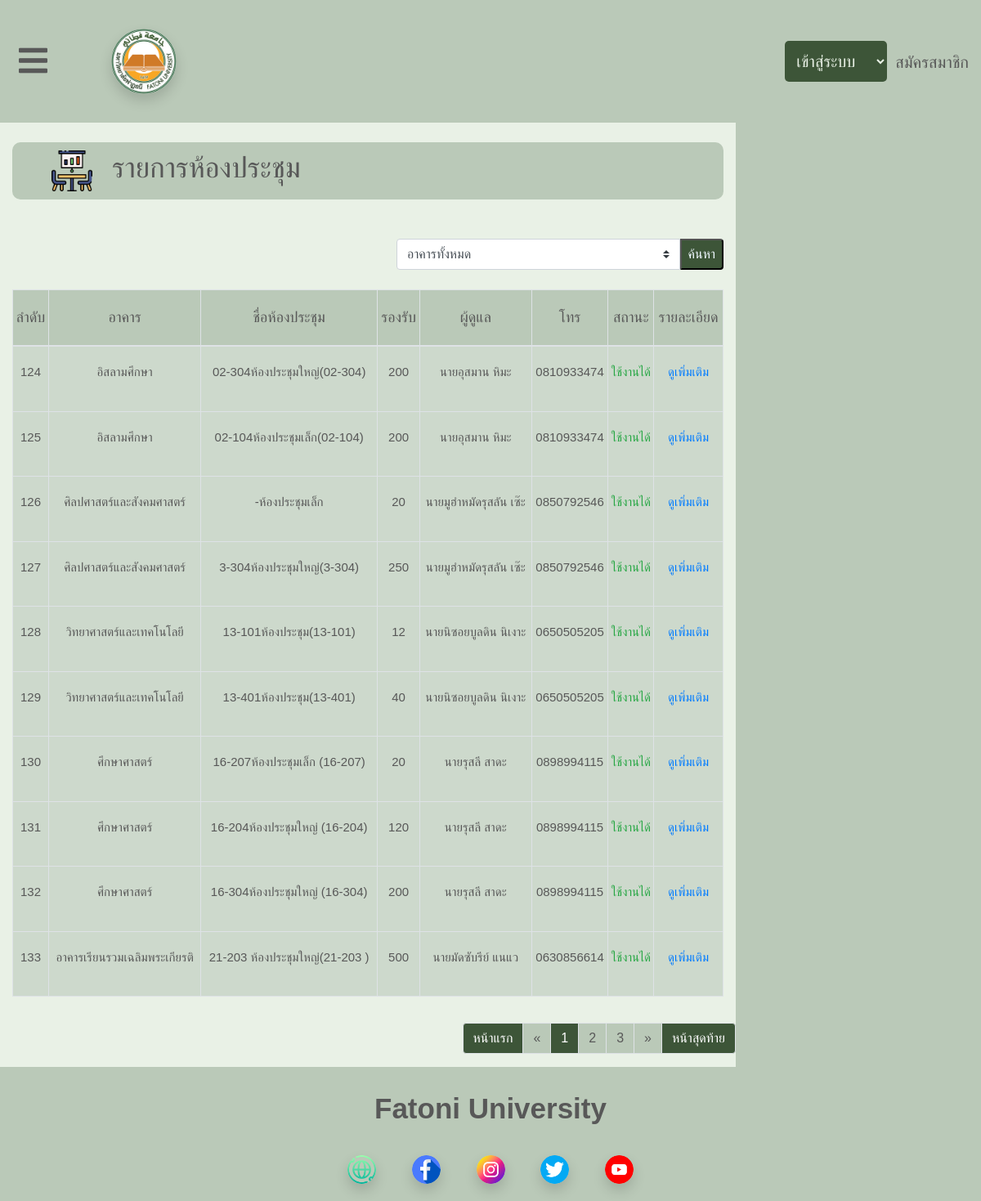
Screenshot of /checkroomsearch.php?page=1 with the database file from the repository.
### tables this page shows
CREATE TABLE `room` (
  `room_Id` int(15) NOT NULL,
  `bd_Id` int(15) NOT NULL,
  `staff_Id` int(15) NOT NULL,
  `r_name` varchar(255) DEFAULT NULL,
  `r_capacity` int(100) DEFAULT NULL,
  `r_img` varchar(255) DEFAULT NULL,
  `r_status` varchar(50) DEFAULT NULL,
  `r_code` varchar(100) DEFAULT NULL,
  `r_floor` int(15) DEFAULT NULL,
  `r_equipment` varchar(255) DEFAULT NULL,
  `r_note` varchar(1000) DEFAULT NULL
);

CREATE TABLE `building` (
  `bd_Id` int(15) NOT NULL,
  `bd_name` varchar(255) DEFAULT NULL
);

CREATE TABLE `staff` (
  `staff_Id` int(15) NOT NULL,
  `bd_Id` int(15) NOT NULL,
  `st_email` varchar(255) NOT NULL,
  `st_pass` varchar(255) NOT NULL,
  `st_name` varchar(255) DEFAULT NULL,
  `st_sex` varchar(20) DEFAULT NULL,
  `st_phone` varchar(15) DEFAULT NULL,
  `st_profile` varchar(255) DEFAULT NULL
);

### checkroomsearch.php (the view, shortened to what this page needs)
<?php
   require('dbconnect.php');
   if(isset($_GET['page'])){
      $page = $_GET['page'];
   }else{
      $page = 1;
   }
   if(isset($_GET['page'])){
      $building = $_SESSION['building'];
      $record_show = 10;
      $offset = ($page - 1) * $record_show;
      $sql = "SELECT * FROM room LEFT JOIN staff ON room.staff_Id = staff.staff_Id LEFT JOIN building ON room.bd_Id = building.bd_Id WHERE bd_name LIKE '%$building%'";
      $sql .= " LIMIT $offset,$record_show";
      $result = mysqli_query($connect, $sql);
   }
?>
<!DOCTYPE html>
<html lang="en">
<head>
   <?php include('./master/head.php'); ?>
</head>
<body>
<header>
   <?php include('./master/header.php') ?>
</header>
<div class="content">
   <div class="container-fluid">
      <div class="main row">
         <div class="main-content col-xl-9">
            <div class="content-container mt-4">
               <div class="content-title d-flex">
                  <div class="content-title-img ml-5">
                     <img src="img/menu-logo/meeting-room.png" alt="">
                  </div>
                  <div class="content-title-h ml-4">
                     <h3>รายการห้องประชุม</h3>
                  </div>
               </div>
               <div class="content-search d-flex mt-5 mb-4">
                  <form method="post" class="input-group">
                     <select class="custom-select" name="building">
                        <option value="allbuilding">อาคารทั้งหมด</option>
                     </select>
                     <button class="content-search-button px-2 rounded-right" type="submit" name="sbuilding">ค้นหา</button>
                  </form>
               </div>
               <div class="content-table bg-dark">
                  <table class="text-center table table-bordered">
                     <thead>
                        <tr>
                           <th>ลำดับ</th>
                           <th>อาคาร</th>
                           <th>ชื่อห้องประชุม</th>
                           <th>รองรับ</th>
                           <th>ผู้ดูแล</th>
                           <th>โทร</th>
                           <th>สถานะ</th>
                           <th>รายละเอียด</th>
                        </tr>
                     </thead>
                     <tbody>
                        <?php while($row=mysqli_fetch_array($result)){ ?>
                        <tr>
                           <td><?php echo $row['room_Id']; ?></td>
                           <td><?php echo $row['bd_name']; ?></td>
                           <td><?php echo $row['r_code'] . $row['r_name']; ?></td>
                           <td><?php echo $row['r_capacity'] ?></td>
                           <td><?php echo $row['st_name']; ?></td>
                           <td><?php echo $row['st_phone'] ?></td>
                           <td>
                              <?php
                              if($row['r_status']=="available"){
                                 echo "<p class='text-success'>ใช้งานได้</p>";
                              }else if($row['r_status']=="notavailable"){
                                 echo "<p class='text-danger'>ปิดปรับปรุง</p>";
                              }
                              ?>
                           </td>
                           <td><a href="roommoredetail.php?id=<?php echo $row['room_Id']; ?>">ดูเพิ่มเติม</a></td>
                        </tr>
                        <?php } ?>
                     </tbody>
                  </table>
               </div>
               <div class="content-footer row d-flex justify-content-end">
                  <div class="content-footer-right">
                     <?php include("./master/pagination.php"); ?>
                  </div>
               </div>
            </div>
         </div>
      </div>
   </div>
</div>
<footer>
   <?php include('./master/footer.php'); ?>
</footer>
</body>
</html>

### master/header.php (style rules this page uses)
* { margin:0; padding:0; box-sizing:border-box; }
body { height:100%; font-family: SukhumvitSet, sans-serif; background-color:#BAC9B8; }

### rows the page displays
room: room_Id "124", bd_Id.bd_name "อิสลามศึกษา", r_code "02-304", r_name "ห้องประชุมใหญ่(02-304)", r_capacity "200", staff_Id.st_name "นายอุสมาน หิมะ", staff_Id.st_phone "0810933474", r_status "ใช้งานได้"
room: room_Id "125", bd_Id.bd_name "อิสลามศึกษา", r_code "02-104", r_name "ห้องประชุมเล็ก(02-104)", r_capacity "200", staff_Id.st_name "นายอุสมาน หิมะ", staff_Id.st_phone "0810933474", r_status "ใช้งานได้"
room: room_Id "126", bd_Id.bd_name "ศิลปศาสตร์และสังคมศาสตร์", r_code "-", r_name "ห้องประชุมเล็ก", r_capacity "20", staff_Id.st_name "นายมูฮำหมัดรุสลัน เซ๊ะ", staff_Id.st_phone "0850792546", r_status "ใช้งานได้"
room: room_Id "127", bd_Id.bd_name "ศิลปศาสตร์และสังคมศาสตร์", r_code "3-304", r_name "ห้องประชุมใหญ่(3-304)", r_capacity "250", staff_Id.st_name "นายมูฮำหมัดรุสลัน เซ๊ะ", staff_Id.st_phone "0850792546", r_status "ใช้งานได้"
room: room_Id "128", bd_Id.bd_name "วิทยาศาสตร์และเทคโนโลยี", r_code "13-101", r_name "ห้องประชุม(13-101)", r_capacity "12", staff_Id.st_name "นายนิซอยบูลดิน นิเงาะ", staff_Id.st_phone "0650505205", r_status "ใช้งานได้"
room: room_Id "129", bd_Id.bd_name "วิทยาศาสตร์และเทคโนโลยี", r_code "13-401", r_name "ห้องประชุม(13-401)", r_capacity "40", staff_Id.st_name "นายนิซอยบูลดิน นิเงาะ", staff_Id.st_phone "0650505205", r_status "ใช้งานได้"
room: room_Id "130", bd_Id.bd_name "ศึกษาศาสตร์", r_code "16-207", r_name "ห้องประชุมเล็ก (16-207)", r_capacity "20", staff_Id.st_name "นายรุสลี สาดะ", staff_Id.st_phone "0898994115", r_status "ใช้งานได้"
room: room_Id "131", bd_Id.bd_name "ศึกษาศาสตร์", r_code "16-204", r_name "ห้องประชุมใหญ่ (16-204)", r_capacity "120", staff_Id.st_name "นายรุสลี สาดะ", staff_Id.st_phone "0898994115", r_status "ใช้งานได้"
room: room_Id "132", bd_Id.bd_name "ศึกษาศาสตร์", r_code "16-304", r_name "ห้องประชุมใหญ่ (16-304)", r_capacity "200", staff_Id.st_name "นายรุสลี สาดะ", staff_Id.st_phone "0898994115", r_status "ใช้งานได้"
room: room_Id "133", bd_Id.bd_name "อาคารเรียนรวมเฉลิมพระเกียรติ", r_code "21-203", r_name "ห้องประชุมใหญ่(21-203 )", r_capacity "500", staff_Id.st_name "นายมัดซับรีย์ แนแว", staff_Id.st_phone "0630856614", r_status "ใช้งานได้"
